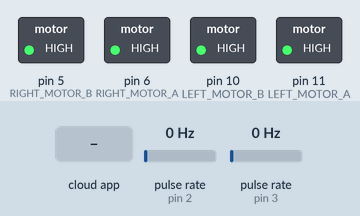
Bench run of a sketch on a simulated Arduino Uno, built with avr-gcc and run on an emulated ATmega328P. Parts: switched loads named in the sketch (green lamp = pin HIGH). Wiring (inferred from the names in the program): 2 × pulse sensor: data pin 2 / data pin 3. The inputs (shaded band) are chosen by the test bench; at power-on: pulse rate (sensors on pin 2, pin 3) 0 Hz. The ROS host is connected and sends only what is stated.

Above: at 1.2 s.
1.3 s: the phone or cloud app sets pwm to -100
At 2.1 s:
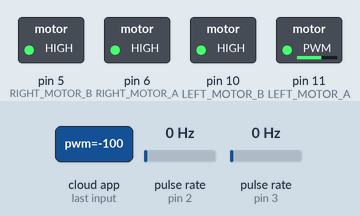
2.8 s: the phone or cloud app sets pwm to 100
At 3.2 s:
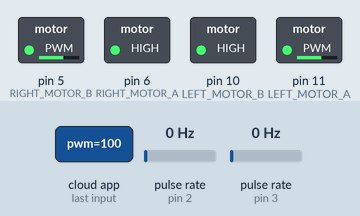
4.3 s: the phone or cloud app sets pwm to 0
At 5.0 s:
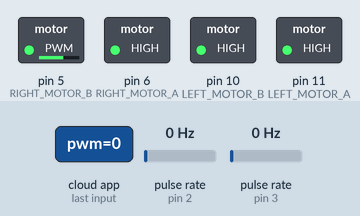
5.8 s: the phone or cloud app sets pwm to 100
At 6.1 s:
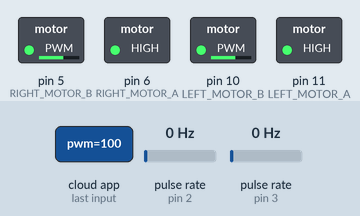
7.3 s: the phone or cloud app sets pwm to -100
At 8.4 s:
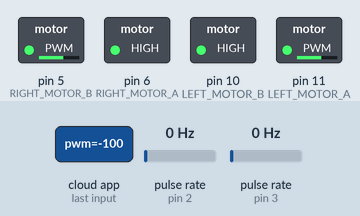
8.8 s: the phone or cloud app sets pwm to 0
At 9.5 s:
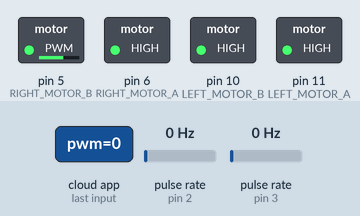
Timing chart, 0 to 11.3 s (numbered marks = the images above; inputs shaded):
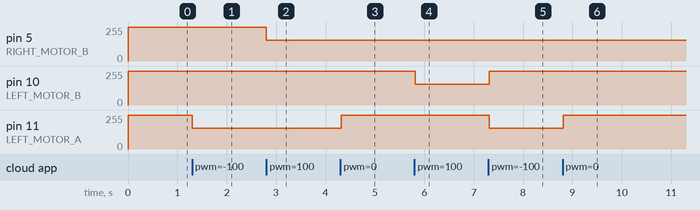

Measured:
- after the input at 1.3 s, pin 11 (LEFT_MOTOR_A): 255/255 → 155/255 at once
- after the input at 2.8 s, pin 5 (RIGHT_MOTOR_B): 255/255 → 155/255 at once
- after the input at 4.3 s, pin 11 (LEFT_MOTOR_A): 155/255 → 255/255 at once
- after the input at 5.8 s, pin 10 (LEFT_MOTOR_B): 255/255 → 155/255 at once
- after the input at 7.3 s, pin 10 (LEFT_MOTOR_B): 155/255 → 255/255 at once; pin 11 (LEFT_MOTOR_A): 255/255 → 155/255 at once
- after the input at 8.8 s, pin 11 (LEFT_MOTOR_A): 155/255 → 255/255 at once

The sketch:

rosor_arduino.ino
```cpp
#include <ArduinoSTL.h>
#include <ros.h>
#include <std_msgs/Float64.h>


#define LEFT_MOTOR_A  11
#define LEFT_MOTOR_B  10
#define RIGHT_MOTOR_A  6
#define RIGHT_MOTOR_B  5
#define ENCODER_LEFT 2
#define ENCODER_RIGHT 3
#define ENCODER_N   20
#define ENCODER_DELAY   20

int left_motor_pwm = 0;
int right_motor_pwm = 0;

ros::NodeHandle nh;
std_msgs::Float64 leftenc_msg;
std_msgs::Float64 rightenc_msg;
ros::Publisher left_encoder("/robot/left_wheel/encoder", &leftenc_msg);
ros::Publisher right_encoder("/robot/right_wheel/encoder", &rightenc_msg);

void left_motor_write(const std_msgs::Float64& msg)
{
  left_motor_pwm = (int)msg.data;
}

void right_motor_write(const std_msgs::Float64& msg)
{
  right_motor_pwm = (int)msg.data;
}

ros::Subscriber<std_msgs::Float64> left_mot_sub("/robot/left_wheel/pwm", left_motor_write);
ros::Subscriber<std_msgs::Float64> right_mot_sub("/robot/right_wheel/pwm", right_motor_write);


unsigned long pre_left_time = millis();
unsigned long pre_right_time = millis();
unsigned long pre_Time = millis();

long left_encoder_count = 0, right_encoder_count = 0;

void drive(int left_pwm, int right_pwm)
{
  if (left_pwm >= 0) {
    digitalWrite(LEFT_MOTOR_A, 1);
    analogWrite(LEFT_MOTOR_B, 255 - left_pwm);
  }
  else {
    left_pwm = -left_pwm;
    digitalWrite(LEFT_MOTOR_B, 1);
    analogWrite(LEFT_MOTOR_A, 255 - left_pwm);
  }

  if (right_pwm >= 0) {
    digitalWrite(RIGHT_MOTOR_A, 1);
    analogWrite(RIGHT_MOTOR_B, 255 - right_pwm);
  }
  else {
    right_pwm = -right_pwm;
    digitalWrite(RIGHT_MOTOR_B, 1);
    analogWrite(RIGHT_MOTOR_A, 255 - right_pwm);
  }
}

void encoder_counter_left()
{
  if (millis() - pre_left_time > ENCODER_DELAY)
  {
    if (left_motor_pwm > 0)
      left_encoder_count++;
    else if (left_motor_pwm < 0)
      left_encoder_count--;
    pre_left_time = millis();
  }
  //Serial.print("left_encoder: \t");
  //Serial.println(left_encoder);
}

void encoder_counter_right()
{
  if (millis() - pre_right_time > ENCODER_DELAY)
  {
    if (right_motor_pwm > 0)
      right_encoder_count++;
    else if (right_motor_pwm < 0)
      right_encoder_count--;
    pre_right_time = millis();
  }
  //Serial.print("right_encoder: \t");
  //Serial.println(right_encoder);
}


void setup()
{
  nh.initNode();
  nh.advertise(left_encoder);
  nh.advertise(right_encoder);
  nh.subscribe(left_mot_sub);
  nh.subscribe(right_mot_sub);

  pinMode(LEFT_MOTOR_A, OUTPUT);
  pinMode(LEFT_MOTOR_B, OUTPUT);
  pinMode(RIGHT_MOTOR_A, OUTPUT);
  pinMode(RIGHT_MOTOR_B, OUTPUT);

  pinMode(ENCODER_LEFT, INPUT);
  attachInterrupt(digitalPinToInterrupt(ENCODER_LEFT), encoder_counter_left, RISING);
  pinMode(ENCODER_RIGHT, INPUT);
  attachInterrupt(digitalPinToInterrupt(ENCODER_RIGHT), encoder_counter_right, RISING);

  drive(0, 0);
}

void loop()
{
  float left_encoder_rad = (float)left_encoder_count / ENCODER_N * TWO_PI;
  float right_encoder_rad = (float)right_encoder_count / ENCODER_N * TWO_PI;

  if (millis() - pre_Time > ENCODER_DELAY)
  {
    leftenc_msg.data = left_encoder_rad;
    left_encoder.publish(&leftenc_msg);
    rightenc_msg.data = right_encoder_rad;
    right_encoder.publish(&rightenc_msg);

    nh.spinOnce();
    pre_Time = millis();
  }
  drive(left_motor_pwm, right_motor_pwm);
}
```
